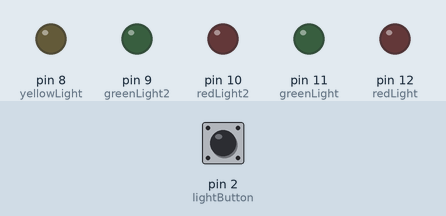
Recording of a sketch running on a simulated Arduino Uno, built with avr-gcc and run on an emulated ATmega328P. On the bench: output pins drawn as LEDs (lit = HIGH). The test bench sets the inputs (shaded band); at power-on: pin 2 (lightButton) LOW.

Above: at 1.2 s.
1.3 s: pin 2 (lightButton) pulled HIGH for 0.15 s
At 1.39 s:
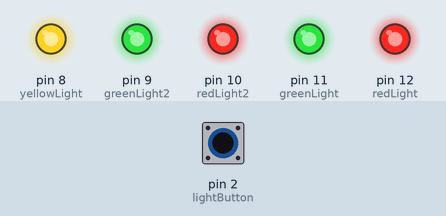
2.9 s: pin 2 (lightButton) pulled HIGH for 3.2 s
At 7.4 s:
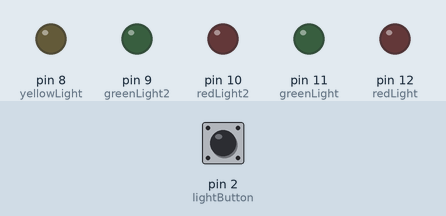
Timing chart, 0 to 8.9 s (numbered marks = the images above; inputs shaded):
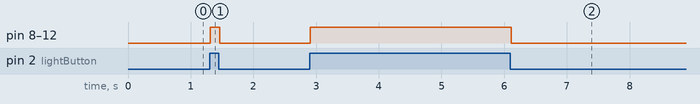

Measured:
- after the input at 1.3 s, pin 8 (yellowLight), pin 9 (greenLight2), pin 10 (redLight2), pin 11 (greenLight), pin 12 (redLight): LOW → HIGH at once, → LOW 0.15 s later
- after the input at 2.9 s, pin 8 (yellowLight), pin 9 (greenLight2), pin 10 (redLight2), pin 11 (greenLight), pin 12 (redLight): LOW → HIGH at once, → LOW 3.2 s later

The sketch:

362ProjectTrafficLight.ino
```cpp
// Team 51
// Jordan Chen, jchen292
// Bryan Nguyen, bnguye39
// Alex Mendoza, amendo38
// Driving Test
/*
 * Our project will consist of us utilizing one arduino to act as a
  traffic light, which will utilize multiple LEDS: red, yellow,
  green, and white. The other Arduino will act as a "car" which will
  respond to the LEDS that light up from the traffic light arduino.
  The motor will emulate the activation of a car accelerating/deaccelerating.
  If the motor spins up to a certain speed and exceed a fixed
  limit, player's score will decrease. There will be a point system for every correct
  speed change based on traffic light.
 *
 */


//Code for the traffic light arduino
//declare LED pins
const int redLight = 12;
const int greenLight = 11;
const int redLight2 = 10;
const int greenLight2 = 9;
const int yellowLight = 8;

//Declare button
const int lightButton = 2;


void setup() {
  //Set up LEDs
  pinMode(redLight, OUTPUT);
  pinMode(greenLight, OUTPUT);
  pinMode(redLight2, OUTPUT);
  pinMode(greenLight2, OUTPUT);
  pinMode(yellowLight, OUTPUT);
  Serial.begin(9600);
  pinMode(lightButton, INPUT); //Button
}

int buttonState = LOW; //Store button state


void loop() {

  //Brooklyn Debounce

  int valUp;                        // variable for reading the pin status
  int valUp2;                       // variable for reading the delayed/debounced status
  valUp = digitalRead(lightButton);      // read input value and store it in val
  delay(10);                         // 10 milliseconds
  valUp2 = digitalRead(lightButton);     // read the input again to check for bounces

  if (valUp == valUp2)                 // make sure we got 2 consistant readings
  {
    // save the new state in our variable
    buttonState = valUp;
  }
  //If light button was pressed
  if(buttonState == HIGH){
    digitalWrite(redLight,HIGH);
    digitalWrite(greenLight,HIGH);
    digitalWrite(redLight2,HIGH);
    digitalWrite(greenLight2,HIGH);
    digitalWrite(yellowLight,HIGH);
  } //End if
  else{ //If button was not pressed
    digitalWrite(redLight,LOW);
    digitalWrite(greenLight,LOW);
    digitalWrite(redLight2,LOW);
    digitalWrite(greenLight2,LOW);
    digitalWrite(yellowLight,LOW);

  } //End else

}//End loop
```
